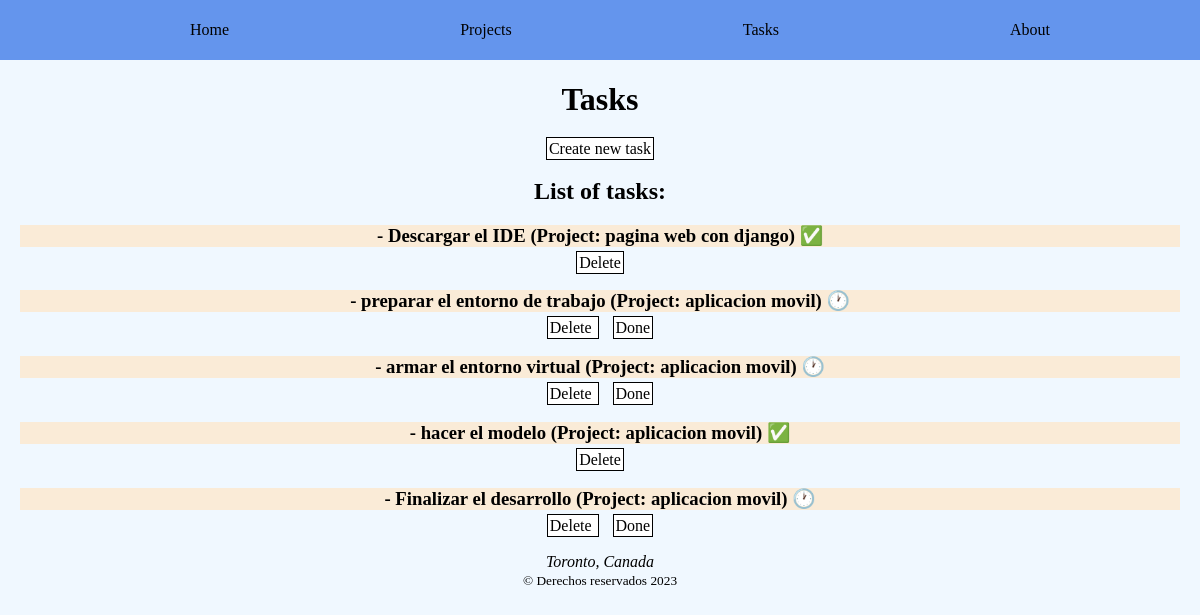
/tasks/, run on the app's committed database.
### myapp/models.py (models this page shows, shortened)
class Task(models.Model): # esta es otra tabla
    title = models.CharField(max_length=200)
    description = models.TextField()
    project = models.ForeignKey(Project, on_delete=models.CASCADE)
    done = models.BooleanField(default=False)
    def __str__(self):
        return self.title + ' (Project: ' + self.project.name + ')'

class Project(models.Model): # creamos una tabla llamada Project en la base de datos
    name = models.CharField(max_length=200)

### myapp/views.py (the view)
# urls.py: path('tasks/', views.tasks, name="tasks"),
def tasks(request):
    tasks = Task.objects.all()
    return render(request, "tasks.html", {'tasks': tasks})

### myapp/templates/tasks.html (shortened to what this page needs)
{% extends "./layouts/base.html" %}
{% block body %}
    <h1> Tasks </h1>
    <a href="{% url 'create_tasks' %}" class="buttons">
        Create new task
    </a>
    <h2> List of tasks: </h2>
    {% for task in tasks %}
        <h3 class="card"> - {{ task }} {% if task.done %} ✅ {% else %} 🕐 {% endif %} </h3>
        <a href="{% url 'delete_task' task.id %}" class="buttons"> Delete </a>
        {% if not task.done %}
            <a href="{% url 'done_task' task.id %} " class="buttons"> Done </a>
        {% endif %}
    {% endfor %}
{% endblock %}

### myapp/templates/layouts/base.html (shortened to what this page needs)
<!DOCTYPE html>
<html lang="en">
    <head>
        {% load static %}
        <link rel="stylesheet" href="{% static 'styles/main.css' %}">
    </head>
    <main>
        <nav class="navbar">
            <ul>
                <li><a href="{% url 'home' %}"> Home </a></li>
                <li><a href="{% url 'projects' %}"> Projects </a></li>
                <li><a href="{% url 'tasks' %}"> Tasks </a></li>
                <li><a href="{% url 'about' %}"> About </a></li>
            </ul>
        </nav>
        <div class="body">
            <body>
                {% block body %}
                {% endblock %}
                <br>
                <br>
            </body>
            <footer>
                <address> Toronto, Canada</address>
                <small> © Derechos reservados 2023 </small>
            </footer>
        </div>
    </main>
</html>

### myapp/static/styles/main.css (style rules this page uses)
body { background-color: aliceblue; margin: auto; }
.navbar { background-color: cornflowerblue; padding: 5px 150px; }
.navbar ul { display: flex; justify-content: space-between; }
.navbar ul li { list-style: none; }
.navbar ul li a { color: black; text-decoration: none; }
.body { margin: 0 20px; text-align: center; }
.card { background-color: antiquewhite; margin-bottom: 7px; }
.buttons { background-color: white; color: black; padding: 2px; margin: 0px 7px; border: 1px solid black; text-decoration: none; }

### data on the page
Task: title+project "Descargar el IDE (Project: pagina web con django)"
Task: title+project "preparar el entorno de trabajo (Project: aplicacion movil)", done "Done"
Task: title+project "armar el entorno virtual (Project: aplicacion movil)", done "Done"
Task: title+project "hacer el modelo (Project: aplicacion movil)"
Task: title+project "Finalizar el desarrollo (Project: aplicacion movil)", done "Done"
